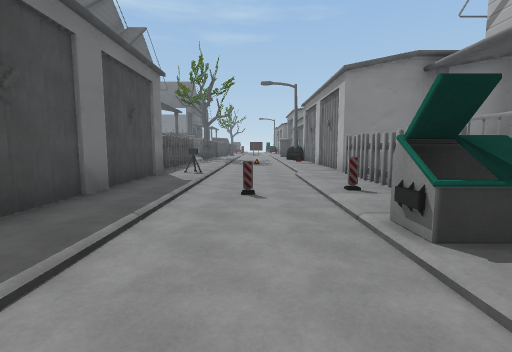
[1] (above)

13 first-person views from a walk through a Unity game level. The camera is 1.5 m above the floor, tilts 6° down and sees 85° across. The floor is counted in squares, 2 m on a side. Each view is taken from the middle of a square. On the plan, view 1 faces up. The plan holds only what a view shows up to about 10 squares ahead; the rest is blank. The place goes on beyond the plan. Some animated figures are left out. Some surface patterns are stand-ins.

[2]
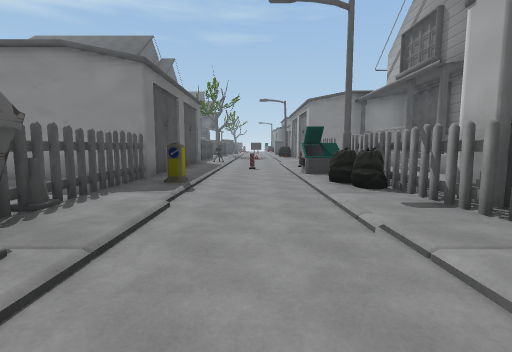

[3]
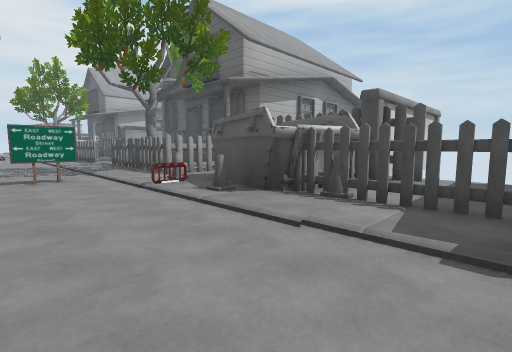

[4]
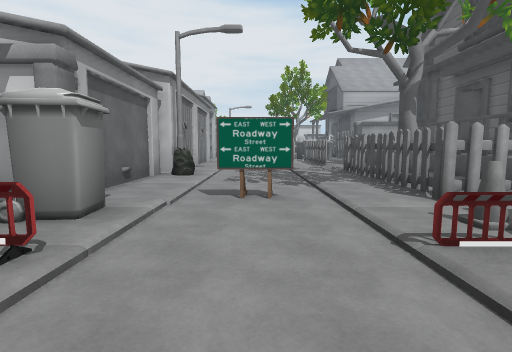

[5]
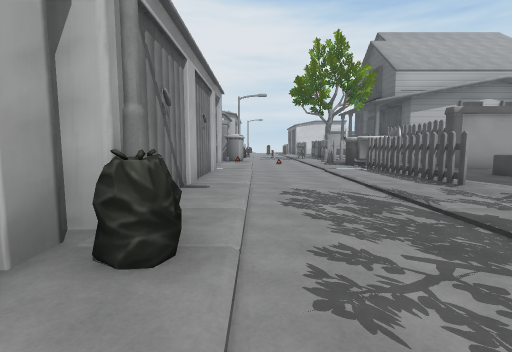

[6]
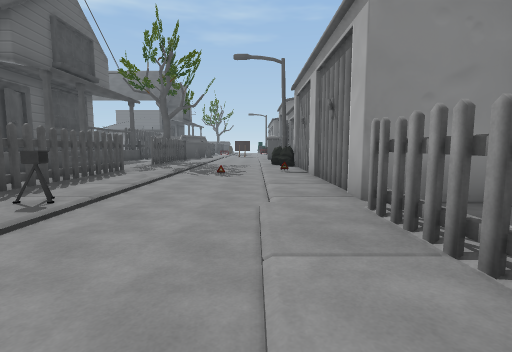

[7]
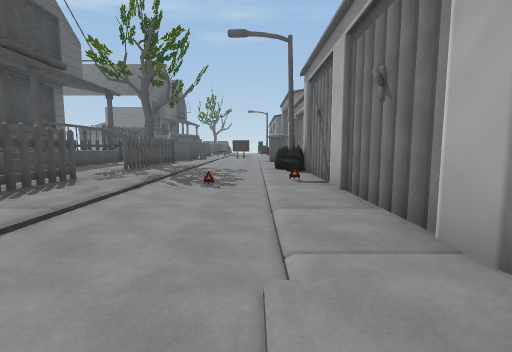

[8]
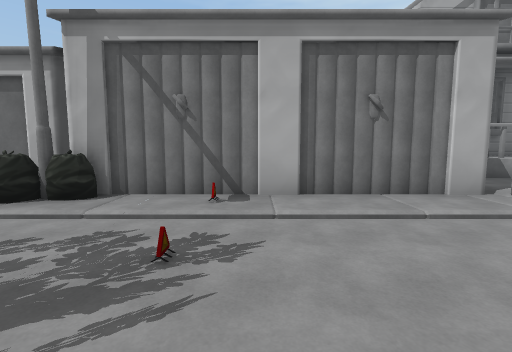

[9]
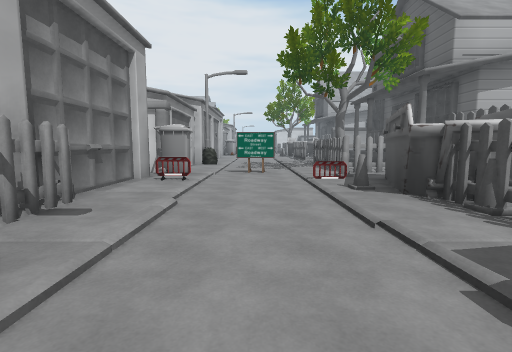

[10]
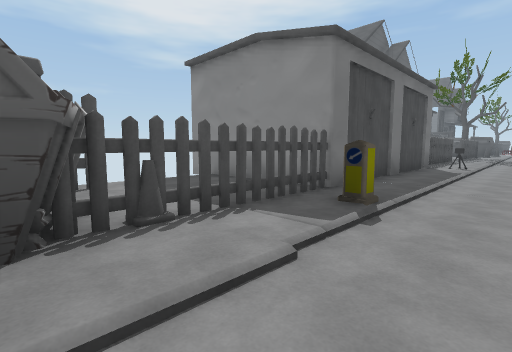

[11]
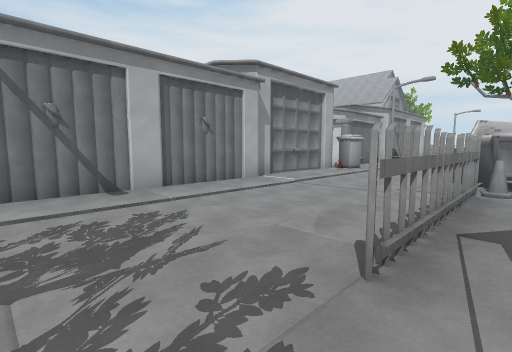

[12]
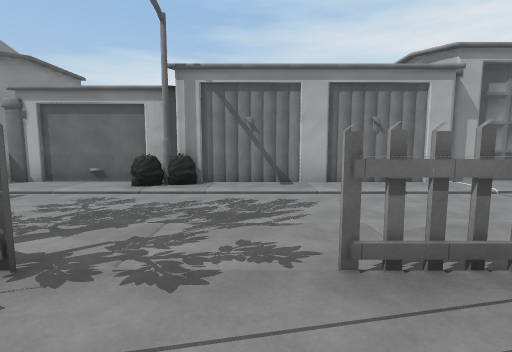

[13]
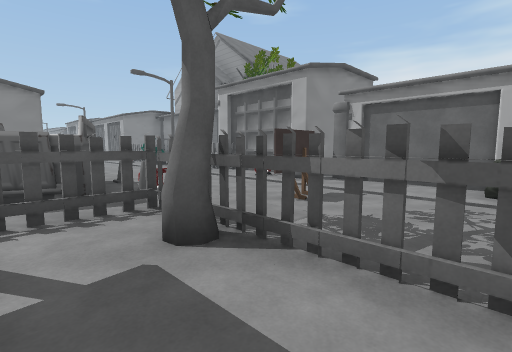

### Floor plan
Key: @ floor where view 1 was taken; # wall or solid block; x gap in a wall; . main floor; - floor 0.25 m lower than the main floor; : floor 1 m higher than the main floor; / step, stairs or slope; = window, fence, low wall or low ledge; ^ raised ledge; O other object.
Columns run from 7 left of view 1 to 4 right of it. Each row starts with its distance up from view 1.
 15 #:#.x./-/.#
 14 # #.#./-/##
 13 # /.../-/.#
 12 # = ../-/.#
 11     #./-/.#
 10     x./-/.#
  9     #./-/O#
  8     #./-/.#
  7     #O/-/##
  6     #./-/#
  5     #./-/#
  4     #./O/O
  3     #./-/#
  2     #./-/O
  1 OO###./-/O
  0   ..#O/@/#
 -1   ..x./-/#
 -2  ####O/-/##
 -3    ##O/-/.#
 -4     #./-/.O
 -5    ^^OO-/O##
 -6    x##/-/##
 -7   =..x/O/.#
 -8   #.O#/-/O#
 -9  ##..#/-/.#
-10    ..#/-/O#
-11    /../-/.
-12    .../-/O
-13    ..#/-/.
-14    ..x/-/.
-15   ...#/-/.
-16  ....#///#
-17 ####O=/-/.O
-18    ##O/-/.#

Positions as (right, up) in squares from view 1, and headings:
1: (0, 0), facing up
2: (0, -5), facing up
3: (1, 0), facing down-left
4: (0, -3), facing down
5: (1, -8), facing down
6: (1, 4), facing up
7: (1, 6), facing up
8: (-2, 11), facing right
9: (0, 1), facing down
10: (0, -3), facing up-left
11: (-3, -11), facing down-right
12: (-4, -12), facing right
13: (-4, -10), facing up-right
